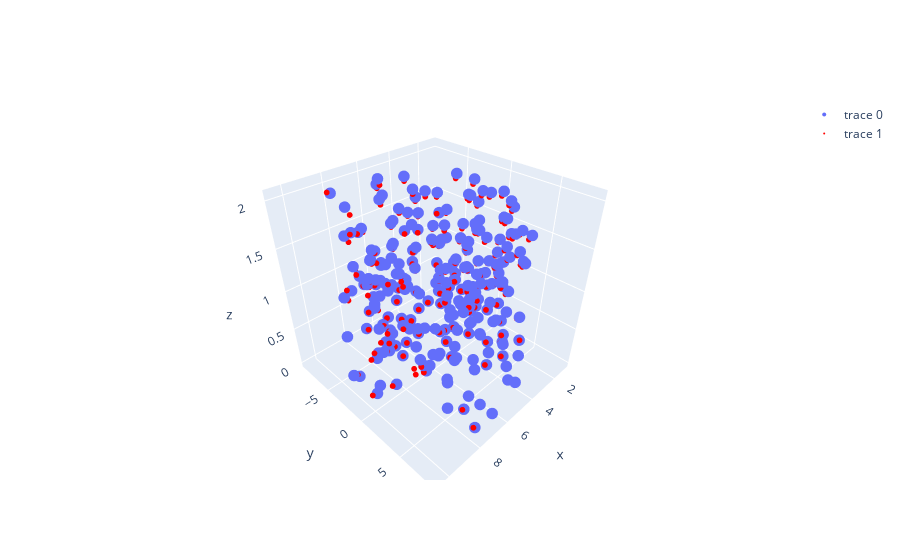

The notebook cell saved with this chart:
### Code cell
gt_world_data = data.get_world_data()
triangulated_points = vo.get_map()

matches = data_association_on_appearance(triangulated_points, gt_world_data)
triangulated_points = matches['points_1']
gt_world_points = matches['points_2']

for i in range(len(triangulated_points)):
    point_1 = matches['points_1'][i]
    point_1 = camera.get_camera_transform() @ np.append(point_1, 1)
    point_1 = point_1[:3] / point_1[3]
    point_2 = matches['points_2'][i]

    distance = np.linalg.norm(point_1 - point_2)
    print(f'Distance between point {i}: {np.round(distance, 2)}')


triangulated_points_hom = [np.append(point, 1) for point in triangulated_points]
triangulated_points_world = camera.get_camera_transform() @ np.array(triangulated_points_hom).T


x_coords = [point[0]*0.205 for point in triangulated_points_world.T]  
y_coords = [point[1]*0.205 for point in triangulated_points_world.T]
z_coords = [point[2]*0.205 for point in triangulated_points_world.T]

fig = go.Figure()
fig.add_trace(go.Scatter3d(x=x_coords, y=y_coords, z=z_coords, mode='markers', marker=dict(size=4)))

x_coords_gt = [point[0] for point in gt_world_points]
y_coords_gt = [point[1] for point in gt_world_points]
z_coords_gt = [point[2] for point in gt_world_points]

fig.add_trace(go.Scatter3d(x=x_coords_gt, y=y_coords_gt, z=z_coords_gt, mode='markers', marker=dict(size=2, color='red')))

fig.show()

### Figure 1 — Plotly figure (JSON) as saved in the notebook; plotly's stock layout.template omitted (floating-point values rounded to 4 significant figures; data arrays with more than 128 entries replaced by an {"elided": "..."} marker saying what was removed)
{"data": [{"marker": {"size": 4}, "mode": "markers", "type": "scatter3d", "x": {"elided": "250 float values"}, "y": {"elided": "250 float values"}, "z": {"elided": "250 float values"}}, {"marker": {"color": "red", "size": 2}, "mode": "markers", "type": "scatter3d", "x": {"elided": "250 float values"}, "y": {"elided": "250 float values"}, "z": {"elided": "250 float values"}}], "layout": {}}
